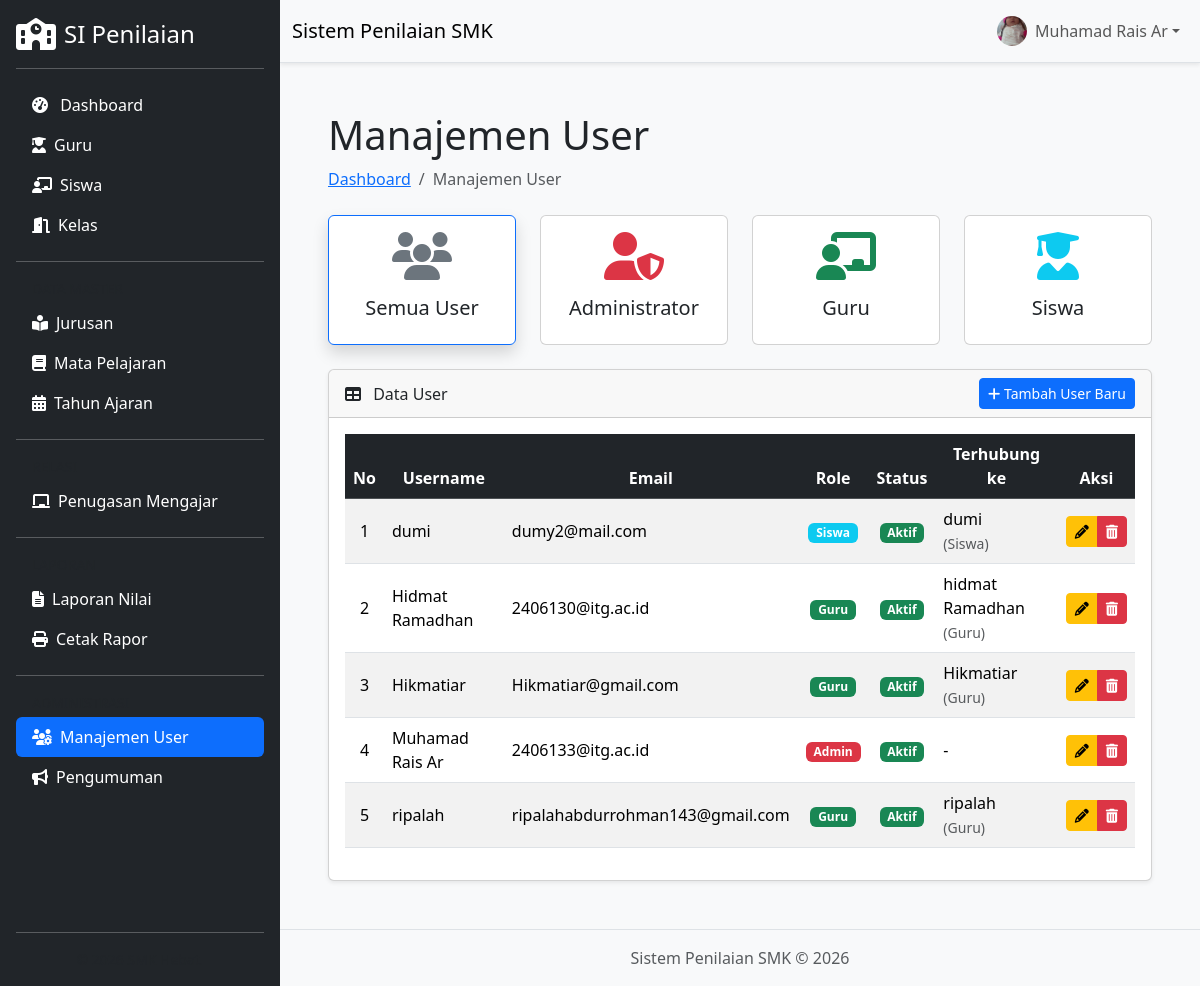
Screenshot of /modules/user/users.php (signed in) with the database file from the repository.
### tables this page shows
CREATE TABLE `users` (
  `id_user` int NOT NULL AUTO_INCREMENT,
  `username` varchar(50) NOT NULL,
  `email` varchar(150) DEFAULT NULL,
  `password` varchar(255) NOT NULL,
  `role` enum('admin','operator','guru','siswa') NOT NULL DEFAULT 'operator',
  `status` enum('aktif','nonaktif') NOT NULL DEFAULT 'aktif',
  `foto_profil` varchar(255) DEFAULT NULL,
  `id_guru` int DEFAULT NULL,
  `id_siswa` int DEFAULT NULL,
  `last_login` datetime DEFAULT NULL,
  `created_at` timestamp NULL DEFAULT CURRENT_TIMESTAMP,
  `updated_at` timestamp NULL DEFAULT CURRENT_TIMESTAMP ON UPDATE CURRENT_TIMESTAMP,
  PRIMARY KEY (`id_user`),
  UNIQUE KEY `username` (`username`),
  UNIQUE KEY `email` (`email`),
  KEY `idx_username` (`username`),
  KEY `idx_role` (`role`),
  KEY `fk_users_siswa` (`id_siswa`),
  CONSTRAINT `fk_users_siswa` FOREIGN KEY (`id_siswa`) REFERENCES `siswa` (`id_siswa`) ON DELETE SET NULL ON UPDATE CASCADE
);

CREATE TABLE `siswa` (
  `id_siswa` int NOT NULL AUTO_INCREMENT,
  `nis` varchar(20) NOT NULL,
  `nisn` varchar(20) NOT NULL,
  `nama_lengkap` varchar(150) NOT NULL,
  `tanggal_lahir` date DEFAULT NULL,
  `jenis_kelamin` enum('Laki-laki','Perempuan') DEFAULT NULL,
  `alamat` text,
  `id_kelas` int NOT NULL,
  `created_at` timestamp NULL DEFAULT CURRENT_TIMESTAMP,
  `updated_at` timestamp NULL DEFAULT CURRENT_TIMESTAMP ON UPDATE CURRENT_TIMESTAMP,
  `id_user` int DEFAULT NULL,
  PRIMARY KEY (`id_siswa`),
  UNIQUE KEY `nis` (`nis`),
  UNIQUE KEY `nisn` (`nisn`),
  KEY `id_kelas` (`id_kelas`),
  CONSTRAINT `siswa_ibfk_1` FOREIGN KEY (`id_kelas`) REFERENCES `kelas` (`id_kelas`) ON DELETE RESTRICT ON UPDATE CASCADE
);

CREATE TABLE `guru` (
  `id_guru` int NOT NULL AUTO_INCREMENT,
  `nip` varchar(20) NOT NULL,
  `nama_lengkap` varchar(150) NOT NULL,
  `no_telepon` varchar(20) DEFAULT NULL,
  `email` varchar(100) DEFAULT NULL,
  `id_user` int DEFAULT NULL,
  `created_at` timestamp NULL DEFAULT CURRENT_TIMESTAMP,
  `updated_at` timestamp NULL DEFAULT CURRENT_TIMESTAMP ON UPDATE CURRENT_TIMESTAMP,
  PRIMARY KEY (`id_guru`),
  UNIQUE KEY `nip` (`nip`),
  UNIQUE KEY `email` (`email`),
  KEY `id_user` (`id_user`),
  CONSTRAINT `guru_ibfk_1` FOREIGN KEY (`id_user`) REFERENCES `users` (`id_user`) ON DELETE SET NULL ON UPDATE CASCADE
);

### includes/config.php (called while the page is built, shortened)
<?php
$base_url = '/sistem-penilaian/';
$base_url = preg_replace('#/+#', '/', $base_url);
?>

### modules/user/users.php (the view, shortened to what this page needs)
<?php
require_once '../../includes/auth_check.php';
require_once '../../includes/header.php';
require_once '../../includes/koneksi.php';
$judul_halaman = "Manajemen User";
?>
<div class="container-fluid px-4">
    <h1 class="mt-4"><?= $judul_halaman; ?></h1>
    <ol class="breadcrumb mb-4">
        <li class="breadcrumb-item"><a href="/sistem-penilaian/dashboard.php">Dashboard</a></li>
        <li class="breadcrumb-item active"><?= $judul_halaman; ?></li>
    </ol>
    <?php
    $selected_role = isset($_GET['role']) ? $_GET['role'] : 'all';
    ?>
    <div class="row mb-4">
        <div class="col-md-3">
            <a href="users.php?role=all" class="text-decoration-none">
                <div class="card <?php echo ($selected_role == 'all') ? 'border-primary shadow' : ''; ?> h-100">
                    <div class="card-body text-center">
                        <i class="fas fa-users fa-3x mb-3 text-secondary"></i>
                        <h5 class="card-title text-dark">Semua User</h5>
                    </div>
                </div>
            </a>
        </div>
        <div class="col-md-3">
            <a href="users.php?role=admin" class="text-decoration-none">
                <div class="card <?php echo ($selected_role == 'admin') ? 'border-danger shadow' : ''; ?> h-100">
                    <div class="card-body text-center">
                        <i class="fas fa-user-shield fa-3x mb-3 text-danger"></i>
                        <h5 class="card-title text-dark">Administrator</h5>
                    </div>
                </div>
            </a>
        </div>
        <div class="col-md-3">
            <a href="users.php?role=guru" class="text-decoration-none">
                <div class="card <?php echo ($selected_role == 'guru') ? 'border-success shadow' : ''; ?> h-100">
                    <div class="card-body text-center">
                        <i class="fas fa-chalkboard-teacher fa-3x mb-3 text-success"></i>
                        <h5 class="card-title text-dark">Guru</h5>
                    </div>
                </div>
            </a>
        </div>
        <div class="col-md-3">
            <a href="users.php?role=siswa" class="text-decoration-none">
                <div class="card <?php echo ($selected_role == 'siswa') ? 'border-info shadow' : ''; ?> h-100">
                    <div class="card-body text-center">
                        <i class="fas fa-user-graduate fa-3x mb-3 text-info"></i>
                        <h5 class="card-title text-dark">Siswa</h5>
                    </div>
                </div>
            </a>
        </div>
    </div>
    <div class="card mb-4 shadow-sm">
        <div class="card-header d-flex justify-content-between align-items-center">
            <span><i class="fas fa-table me-2"></i> Data User <?php echo ($selected_role != 'all') ? '(' . ucfirst($selected_role) . ')' : ''; ?></span>
            <a href="tambah_user.php" class="btn btn-primary btn-sm">
                <i class="fas fa-plus"></i> Tambah User Baru
            </a>
        </div>
        <div class="card-body">
            <div class="table-responsive">
                <table class="table table-striped table-hover align-middle">
                    <thead class="table-dark text-center">
                        <tr>
                            <th>No</th>
                            <th>Username</th>
                            <th>Email</th>
                            <th>Role</th>
                            <th>Status</th>
                            <th>Terhubung ke</th>
                            <th>Aksi</th>
                        </tr>
                    </thead>
                    <tbody>
                        <?php
                        $query = "SELECT
                                    u.id_user, u.username, u.email, u.role, u.status,
                                    g.nama_lengkap AS nama_guru,
                                    s.nama_lengkap AS nama_siswa
                                  FROM users u
                                  LEFT JOIN guru g ON g.id_user = u.id_user
                                  LEFT JOIN siswa s ON s.id_user = u.id_user";
                        $query .= " ORDER BY u.username ASC";
                        $result = mysqli_query($koneksi, $query);
                        $nomor = 1;
                        if (mysqli_num_rows($result) > 0) {
                            while ($row = mysqli_fetch_assoc($result)) {
                                echo "<tr>";
                                echo "<td class='text-center'>" . $nomor++ . "</td>";
                                echo "<td>" . htmlspecialchars($row['username']) . "</td>";
                                echo "<td>" . htmlspecialchars($row['email']) . "</td>";
                                $roleBadge = match($row['role']) {
                                    'admin' => 'bg-danger',
                                    'guru' => 'bg-success',
                                    'siswa' => 'bg-info',
                                    default => 'bg-secondary'
                                };
                                echo "<td class='text-center'><span class='badge $roleBadge'>" . htmlspecialchars(ucfirst($row['role'])) . "</span></td>";
                                $statusBadge = ($row['status'] == 'aktif')
                                    ? "<span class='badge bg-success'>Aktif</span>"
                                    : "<span class='badge bg-danger'>Nonaktif</span>";
                                echo "<td class='text-center'>$statusBadge</td>";
                                $terhubung_ke = '-';
                                if (!empty($row['nama_guru'])) {
                                    $terhubung_ke = htmlspecialchars($row['nama_guru']) . " <br><small class='text-muted'>(Guru)</small>";
                                } elseif (!empty($row['nama_siswa'])) {
                                    $terhubung_ke = htmlspecialchars($row['nama_siswa']) . " <br><small class='text-muted'>(Siswa)</small>";
                                }
                                echo "<td>" . $terhubung_ke . "</td>";
                                echo "<td class='text-center'>";
                                echo "<div class='btn-group'>";
                                echo "<a href='edit_user.php?id=" . $row['id_user'] . "' class='btn btn-warning btn-sm' title='Edit'><i class='fas fa-pencil-alt'></i></a>";
                                echo "<a href='hapus_user.php?id=" . $row['id_user'] . "'
                                         onclick=\"return confirm('Yakin ingin menghapus user ini?');\"
                                         class='btn btn-danger btn-sm' title='Hapus'>
                                        <i class='fas fa-trash-alt'></i>
                                      </a>";
                                echo "</div>";
                                echo "</td>";
                                echo "</tr>";
                            }
                        } else {
                            echo "<tr><td colspan='7' class='text-center py-4 text-muted'>Tidak ada data user untuk kategori ini.</td></tr>";
                        }
                        ?>
                    </tbody>
                </table>
            </div>
        </div>
    </div>
</div>
<?php require_once '../../includes/footer.php'; ?>

### includes/header.php (shortened to what this page needs)
<?php
require_once __DIR__ . '/config.php';
if (!isset($judul_halaman)) {
    $judul_halaman = "Sistem Penilaian SMK";
}
$is_logged_in = isset($_SESSION['username']);
$foto_path_navbar = $base_url . 'assets/img/default-avatar.png';
if ($is_logged_in && !empty($_SESSION['foto_profil'])) {
    $foto_path_navbar = $base_url . 'assets/uploads/profiles/' . $_SESSION['foto_profil'];
}
?>
<!DOCTYPE html>
<html lang="id">
<head>
    <link href="https://cdn.jsdelivr.net/npm/bootstrap@5.3.2/dist/css/bootstrap.min.css" rel="stylesheet">
    <link rel="stylesheet" href="https://cdnjs.cloudflare.com/ajax/libs/font-awesome/6.5.1/css/all.min.css">
    <link href="<?php echo $base_url; ?>assets/css/style.css" rel="stylesheet">
</head>
<body>
<div class="main-wrapper">
    <?php
    if ($is_logged_in) {
        require_once __DIR__ . '/sidebar.php';
    }
    ?>
    <div class="content-wrapper">
        <?php
        if ($is_logged_in):
        ?>
        <nav class="navbar navbar-expand-lg navbar-light bg-light border-bottom shadow-sm">
            <div class="container-fluid">
                <a class="navbar-brand ms-2 ms-lg-0" href="<?php echo $base_url; ?>dashboard.php"><?php echo htmlspecialchars($judul_halaman); ?></a>
                <div class="collapse navbar-collapse" id="navbarContent">
                    <ul class="navbar-nav ms-auto">
                        <li class="nav-item dropdown">
                            <a class="nav-link dropdown-toggle d-flex align-items-center" href="#" id="navbarDropdown" role="button" data-bs-toggle="dropdown" aria-expanded="false">
                                <img src="<?php echo $foto_path_navbar; ?>" alt="Foto" class="navbar-avatar">
                                <?php echo isset($_SESSION['username']) ? htmlspecialchars($_SESSION['username']) : 'Pengguna'; ?>
                            </a>
                        </li>
                    </ul>
                </div>
            </div>
        </nav>
        <?php endif;  ?>
        <main class="p-4 bg-light flex-grow-1">

### includes/sidebar.php (shortened to what this page needs)
<div class="d-flex flex-column flex-shrink-0 p-3 text-white bg-dark sidebar">
    <a href="/sistem-penilaian/dashboard.php" class="d-flex align-items-center mb-3 mb-md-0 me-md-auto text-white text-decoration-none">
        <i class="fas fa-school fa-2x me-2"></i>
        <span class="fs-4">SI Penilaian</span>
    </a>
    <hr>
    <?php
    $current = basename($_SERVER['PHP_SELF']);
    $role    = $_SESSION['role'] ?? '';
    ?>
    <ul class="nav nav-pills flex-column mb-auto">
        <li class="nav-item">
            <a href="/sistem-penilaian/dashboard.php" class="nav-link text-white <?= ($current == 'dashboard.php') ? 'active' : '' ?>">
                <i class="fas fa-tachometer-alt me-2"></i> Dashboard
            </a>
        </li>
        <?php
        if ($role == 'admin') : ?>
            <li><a href="/sistem-penilaian/modules/guru/guru.php" class="nav-link text-white <?= (strpos($_SERVER['PHP_SELF'], '/guru/') !== false) ? 'active' : '' ?>"><i class="fas fa-user-graduate me-2"></i>Guru</a></li>
            <li><a href="/sistem-penilaian/modules/siswa/siswa.php" class="nav-link text-white <?= (strpos($_SERVER['PHP_SELF'], '/modules/siswa/') !== false) ? 'active' : '' ?>"><i class="fas fa-chalkboard-teacher me-2"></i>Siswa</a></li>
            <li><a href="/sistem-penilaian/modules/kelas/kelas.php" class="nav-link text-white <?= (strpos($_SERVER['PHP_SELF'], '/kelas/') !== false) ? 'active' : '' ?>"><i class="fas fa-door-open me-2"></i>Kelas</a></li>
            <hr>
            <div class="small text-muted px-3 mb-1">DATA MASTER</div>
            <li><a href="/sistem-penilaian/modules/jurusan/jurusan.php" class="nav-link text-white <?= (strpos($_SERVER['PHP_SELF'], '/jurusan/') !== false) ? 'active' : '' ?>"><i class="fas fa-book-reader me-2"></i>Jurusan</a></li>
            <li><a href="/sistem-penilaian/modules/mapel/mapel.php" class="nav-link text-white <?= (strpos($_SERVER['PHP_SELF'], '/mapel/') !== false) ? 'active' : '' ?>"><i class="fas fa-book me-2"></i>Mata Pelajaran</a></li>
            <li><a href="/sistem-penilaian/modules/tahun_ajaran/tahun_ajaran.php" class="nav-link text-white <?= (strpos($_SERVER['PHP_SELF'], '/tahun_ajaran/') !== false) ? 'active' : '' ?>"><i class="fas fa-calendar-alt me-2"></i>Tahun Ajaran</a></li>
            <hr>
            <div class="small text-muted px-3 mb-1">RELASI</div>
            <li><a href="/sistem-penilaian/modules/mengajar/mengajar.php" class="nav-link text-white <?= (strpos($_SERVER['PHP_SELF'], '/mengajar/') !== false) ? 'active' : '' ?>"><i class="fas fa-chalkboard me-2"></i>Penugasan Mengajar</a></li>
            <hr>
            <div class="small text-muted px-3 mb-1">LAPORAN</div>
            <li><a href="/sistem-penilaian/modules/nilai/laporan_nilai.php" class="nav-link text-white <?= (strpos($current, 'laporan_nilai.php') !== false) ? 'active' : '' ?>"><i class="fas fa-file-alt me-2"></i>Laporan Nilai</a></li>
            <li><a href="/sistem-penilaian/modules/nilai/cetak_rapot.php" class="nav-link text-white <?= (strpos($current, 'cetak_rapot.php') !== false) ? 'active' : '' ?>"><i class="fas fa-print me-2"></i>Cetak Rapor</a></li>
            <hr>
            <div class="small text-muted px-3 mb-1">ADMINISTRASI</div>
            <li><a href="/sistem-penilaian/modules/user/users.php" class="nav-link text-white <?= (strpos($_SERVER['PHP_SELF'], '/user/') !== false) ? 'active' : '' ?>"><i class="fas fa-users-cog me-2"></i>Manajemen User</a></li>
            <li><a href="/sistem-penilaian/modules/pengumuman/pengumuman.php" class="nav-link text-white <?= (strpos($_SERVER['PHP_SELF'], '/pengumuman/') !== false) ? 'active' : '' ?>"><i class="fas fa-bullhorn me-2"></i>Pengumuman</a></li>
        <?php endif; ?>
    </ul>
    <hr>
    <div class="text-center text-muted small">
    </div>
</div>

### includes/footer.php (shortened to what this page needs)
        </main>
        <footer class="bg-light border-top p-3 text-center mt-auto">
            <div class="container-fluid">
                <p class="mb-0 text-muted">Sistem Penilaian SMK &copy; <?php echo date('Y'); ?></p>
            </div>
        </footer>
    </div>
</div>
</body>
</html>

### includes/header.php (style rules this page uses)
.navbar-avatar { width: 30px; height: 30px; object-fit: cover; border-radius: 50%; margin-right: 8px; }
body { display: flex; min-height: 100vh; flex-direction: column; }
.main-wrapper { display: flex; flex: 1; }
.content-wrapper { flex: 1; display: flex; flex-direction: column; overflow-x: hidden; }
.sidebar { width: 280px; min-height: 100vh; }

### rows the page displays
users: username "dumi", email "dumy2@mail.com", role "Siswa", status "Aktif", id_siswa.nama_lengkap "dumi"
users: username "Hidmat Ramadhan", email "2406130@itg.ac.id", role "Guru", status "Aktif", id_guru.nama_lengkap "hidmat Ramadhan"
users: username "Hikmatiar", email "Hikmatiar@gmail.com", role "Guru", status "Aktif", id_guru.nama_lengkap "Hikmatiar"
users: username "Muhamad Rais Ar", email "2406133@itg.ac.id", role "Admin", status "Aktif", terhubung_ke "-"
users: username "ripalah", email "ripalahabdurrohman143@gmail.com", role "Guru", status "Aktif", id_guru.nama_lengkap "ripalah"

### other values shown
$judul_halaman "Sistem Penilaian SMK"
$_SESSION['username'] "Muhamad Rais Ar"
$judul_halaman "Manajemen User"
